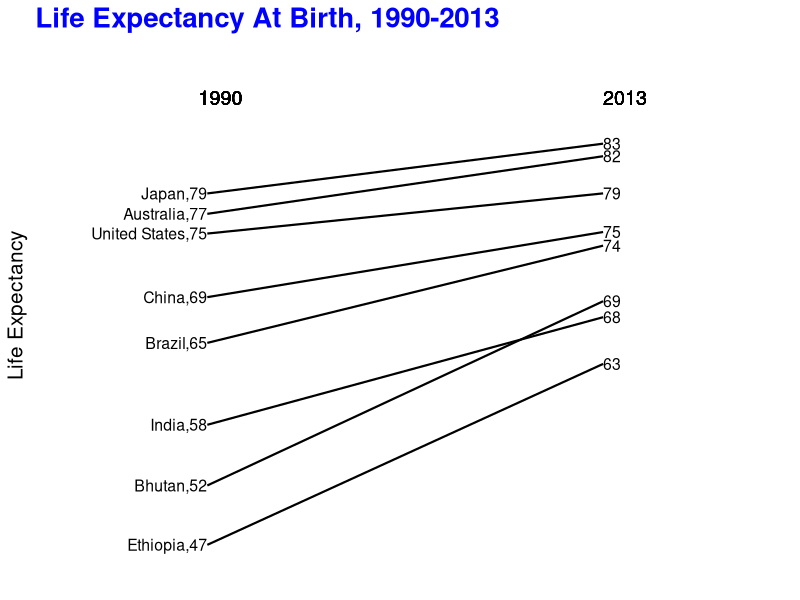
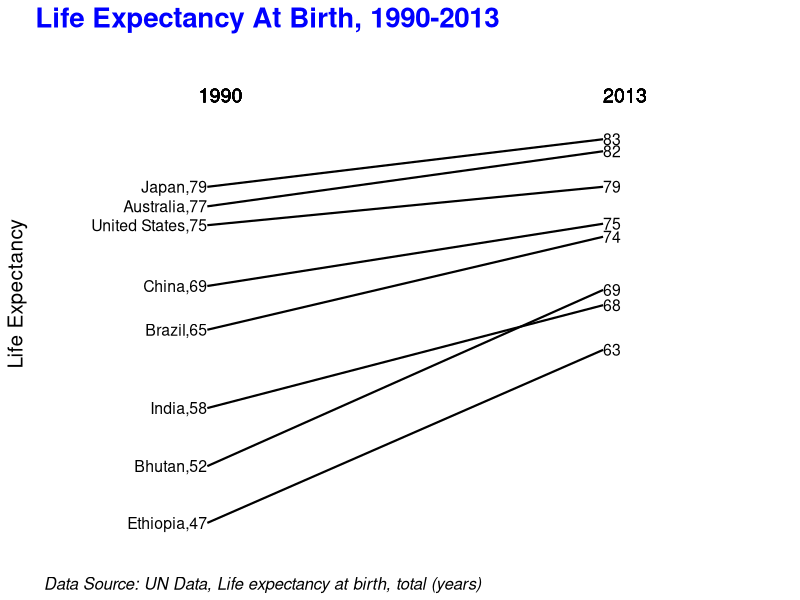

The R source for these figures, in order:
## Import libraries
library(dplyr)
library(ggplot2)
library(grid)
library(gridExtra)

##Read the data file
life <- read.csv("LifeExpectancy.csv",header=TRUE)

## Rearrange the data as Country|1990|2013 for slopegraph. Filter the life expectancy data fo
## 1990 and 2013 into 2 temp variables and then extract the values into year1990 and year2013.
## All countries are extracted to variable group.
## Create a new data frame named 'a' with the 3 variables year1990,year2013, countries
## Set the variable years which will be used for x-axis as 23 (2013-1990)
tmp1990 <- life %>% filter(Year==1990)
tmp2013 <- life %>% filter(Year==2013)
year1990 <- tmp1990$Value
year2013 <- tmp2013$Value
group <- tmp2013$Country
years <- 23
a <- data.frame(year1990,year2013,group)

## Create the labels for the 2 ends of the slopegraph
## Left end (1990) will say COuntry,Value
## Right end(2013) will say value
## Round the values to get rid of the decimals
lab1990 <- paste(a$group, round(a$year1990),sep=",")
lab2013 <- round(a$year2013)

## Draw the initial plot

p <- ggplot(a) + 
  geom_segment(aes(x=0,xend=years,
                   y=year1990,yend=year2013),
               size=0.75)+
  ggtitle("Life Expectancy At Birth, 1990-2013")+theme(plot.title = element_text(face="bold",size=20,color="blue"))

## Set the theme background, grids, ticks, text and borders to blank
p<-p + theme(panel.background = element_blank())
p<-p + theme(panel.grid=element_blank())
p<-p + theme(axis.ticks=element_blank())
p<-p + theme(axis.text=element_blank())
p<-p + theme(panel.border=element_blank())

## Adding extra space around the graph to accomodate the labels
p <- p+ xlim(-8,(years+9))
p <- p+ylim(min(a$year2013,a$year1990),max(a$year2013,a$year1990)+7)

## Set the Y axis title
p<-p+xlab("")+ylab("Life Expectancy")+
  theme(axis.title.y = element_text(size = 15, angle = 90))


## Set the labels on the slopegraph
## x variable is repeated with value as years (right end)
## hjust of 0, aligns text to left
## Size is the font size
p<-p+geom_text(label=lab2013,y=a$year2013,x=rep.int(years,length(a$year2013)),hjust=0, vjust=0.5,size=4)
p<-p+geom_text(label=lab1990,y=a$year1990,x=rep.int(0,length(a$year2013)),hjust=1, vjust=0.5,size=4)

## Set the label for the 2 ends of the slopegraph.
## Y value needs to be slightly greater than the max value of the data, to avoid overlap. 
## This spacing needs to be adjusted in the ylim above
p<-p+geom_text(label="1990",x=0,y=(1.05*(max(a$year2013,a$year1990))),hjust=0.2,size=5)
p<-p+geom_text(label="2013",x=years,y=(1.05*(max(a$year2013,a$year1990))),hjust=0,size=5)


## Show the plot on screen
print(p)

## Add footnote
grid.newpage()
footnote <- "Data Source: UN Data, Life expectancy at birth, total (years)"
g <- arrangeGrob(p, bottom = textGrob(footnote, x = 0, hjust = -0.1, vjust=0.1, gp = gpar(fontface = "italic", fontsize = 12)))
grid.draw(g)